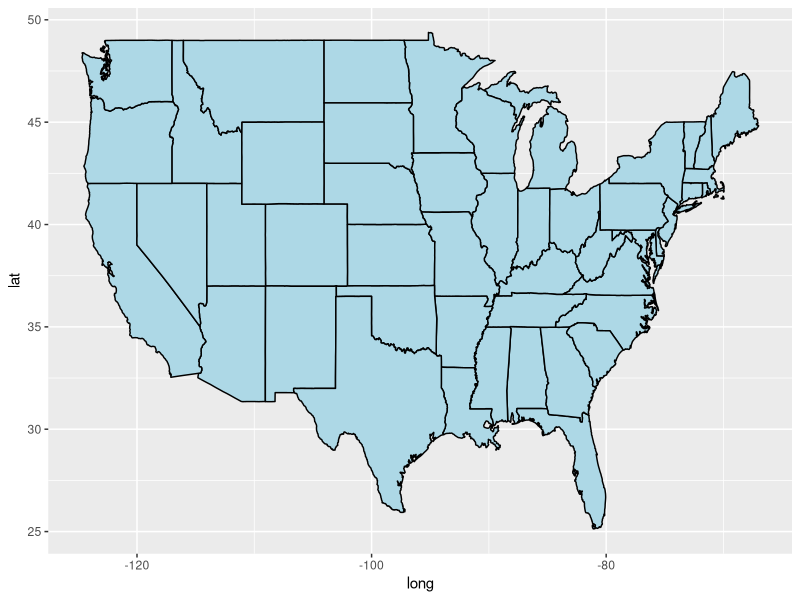
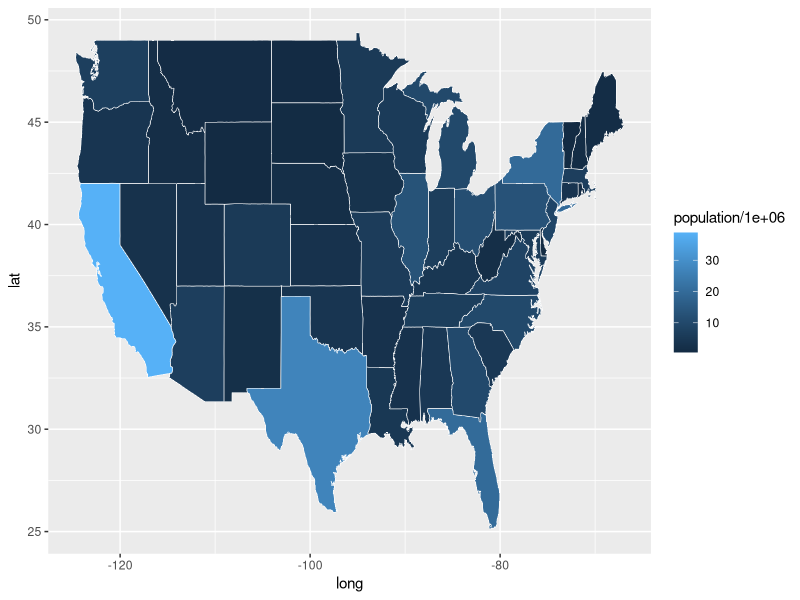
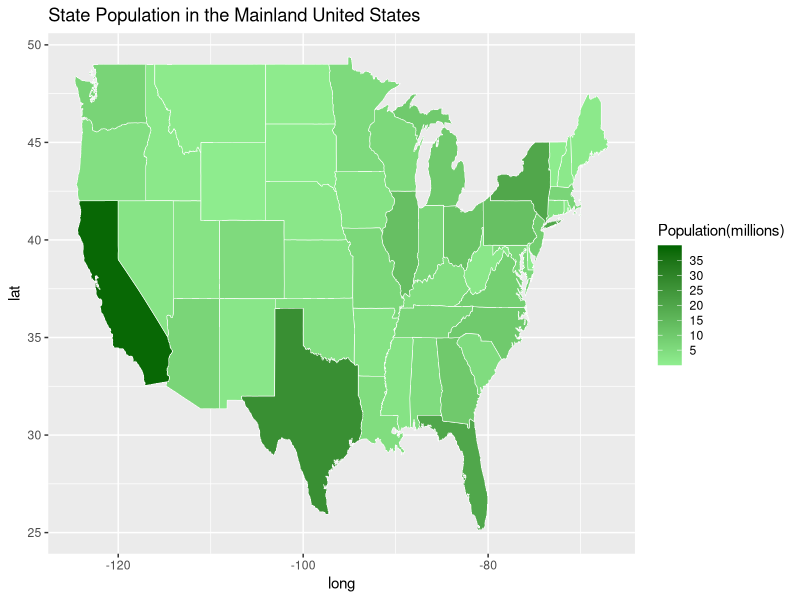
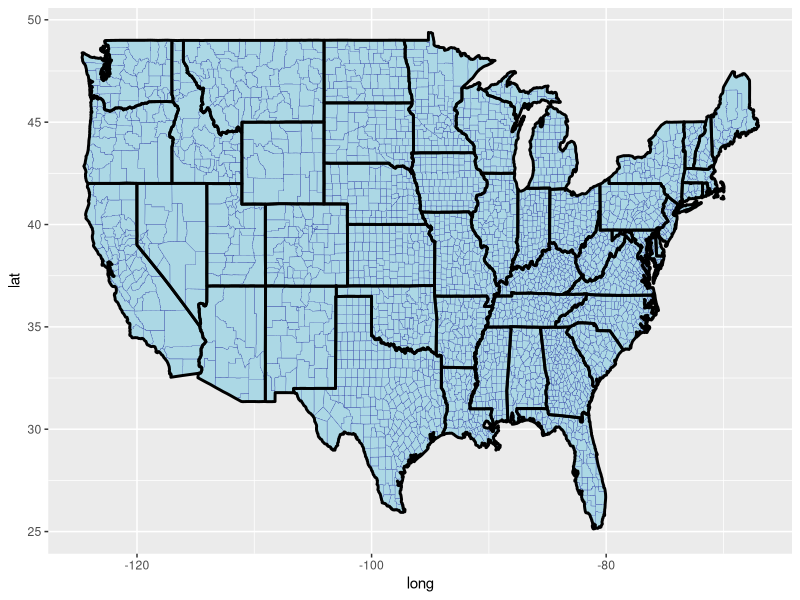
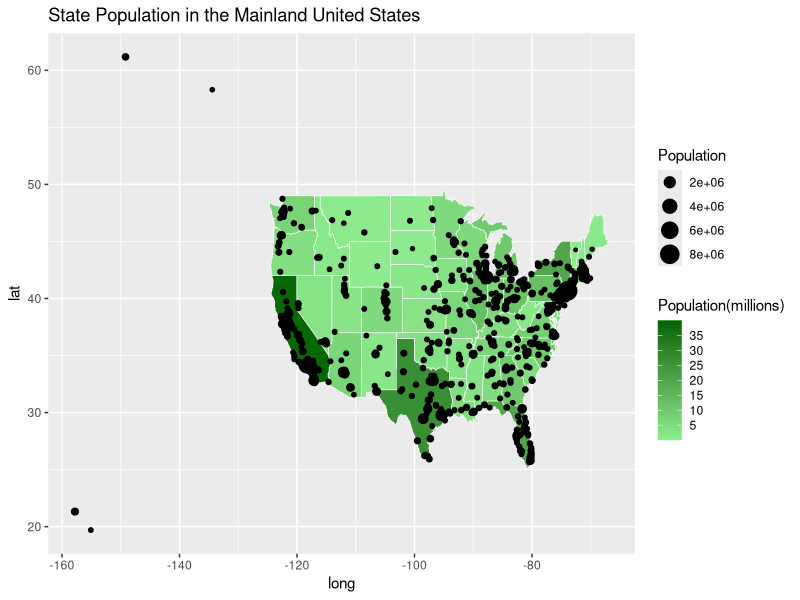
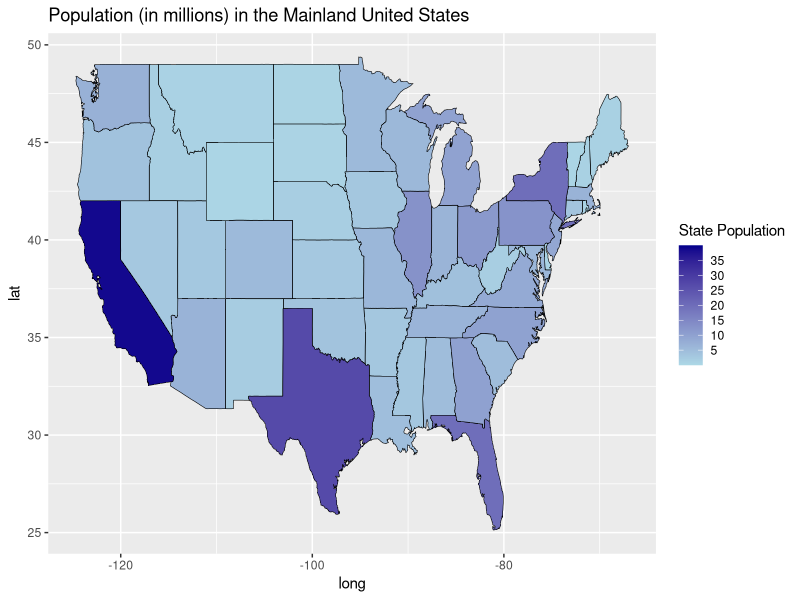
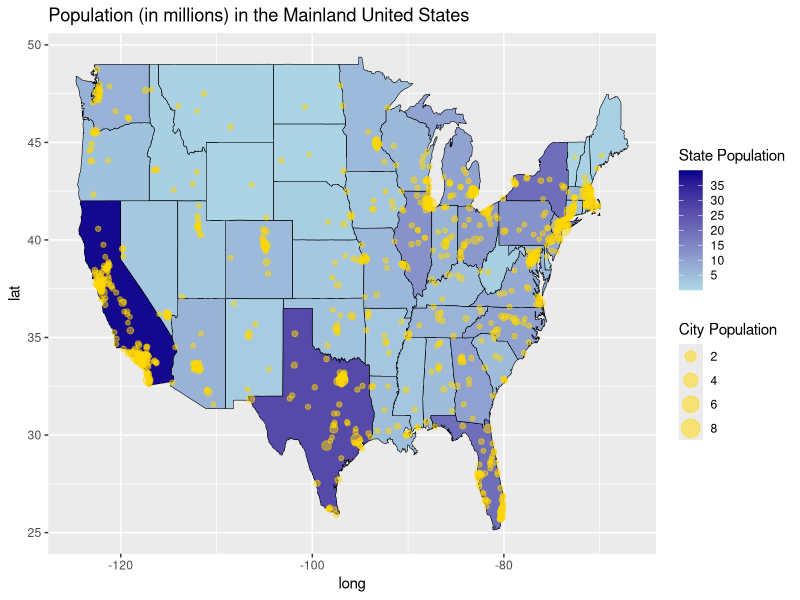
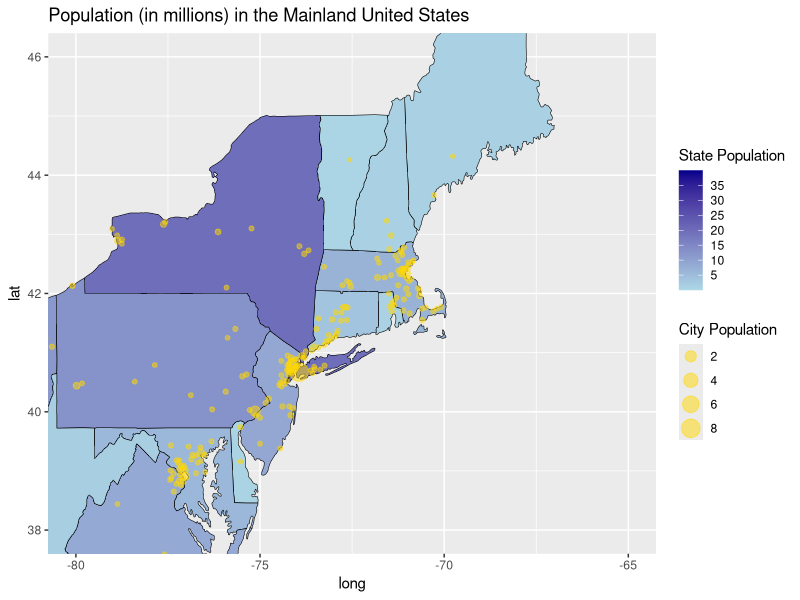

These figures' R source, in order:
## ---- chunk 1
library(ggplot2)  # The grammar of graphics package
library(maps)     # Provides latitude and longitude data for various maps
library(dplyr)    # To assist with cleaning and organizing data
## ---- chunk 2
# load United States state map data
MainStates <- map_data("state")

# read the state population data
StatePopulation <- read.csv("data/StatePopulation.csv", as.is = TRUE)
# str(MainStates)
# str(StatePopulation)
## ---- chunk 3
#plot all states with ggplot2, using black borders and light blue fill
ggplot() + 
  geom_polygon( data=MainStates, aes(x=long, y=lat, group=group),
                color="black", fill="lightblue" )
## ---- chunk 4
# Use the dplyr package to merge the MainStates and StatePopulation files
MergedStates <- inner_join(MainStates, StatePopulation, by = "region")
# str(MergedStates)
## ---- chunk 5
# Create a Choropleth map of the United States
p <- ggplot()
p <- p + geom_polygon( data=MergedStates, 
          aes(x=long, y=lat, group=group, fill = population/1000000), 
          color="white", size = 0.2) 
p
## ---- chunk 6
p <- p + scale_fill_continuous(name="Population(millions)", 
            low = "lightgreen", high = "darkgreen",limits = c(0,40), 
            breaks=c(5,10,15,20,25,30,35), na.value = "grey50") +

          labs(title="State Population in the Mainland United States")
p
## ---- chunk 7
AllCounty <- map_data("county")
ggplot() + geom_polygon( data=AllCounty, aes(x=long, y=lat, group=group),
                color="darkblue", fill="lightblue", size = .1 ) +
  
          geom_polygon( data=MainStates, aes(x=long, y=lat, group=group),
                color="black", fill="lightblue",  size = 1, alpha = .3)
## ---- chunk 8
#plot all states with ggplot
p <- p + geom_point(data=us.cities, aes(x=long, y=lat, size = pop)) + 
  
        scale_size(name="Population")
p

us.cities2=arrange(us.cities, pop)
tail(us.cities2)
## ---- chunk 9
#plot all states with ggplot
MainCities <- filter(us.cities, long>=-130)
# str(us.cities)
# str(MainCities)

g <- ggplot()
g <- g + geom_polygon( data=MergedStates, 
            aes(x=long, y=lat, group=group, fill = population/1000000), 
            color="black", size = 0.2) + 
  
      scale_fill_continuous(name="State Population", low = "lightblue", 
            high = "darkblue",limits = c(0,40), breaks=c(5,10,15,20,25,30,35), 
            na.value = "grey50") +
  
      labs(title="Population (in millions) in the Mainland United States")
g

g <- g + geom_point(data=MainCities, aes(x=long, y=lat, size = pop/1000000), 
            color = "gold", alpha = .5) + scale_size(name="City Population")
g

# Zoom into a particular region of the plot
g  <- g + coord_cartesian(xlim=c(-80, -65), ylim = c(38, 46))
g
